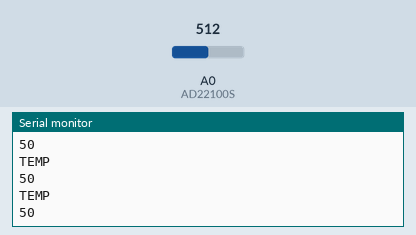
A sketch run on a simulated Arduino Uno, built with avr-gcc and run on an emulated ATmega328P. Parts: the last lines printed to the serial monitor. The test bench sets the inputs (shaded band); at power-on: A0 (AD22100S) = 512.

Above: at 1.2 s.
1.3 s: A0 (AD22100S) set to 716
At 1.49 s:
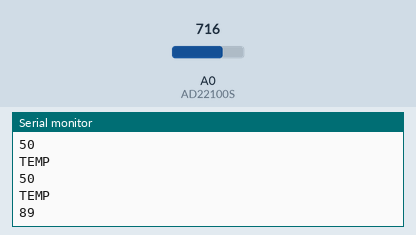
2.8 s: A0 (AD22100S) set to 900
At 2.84 s:
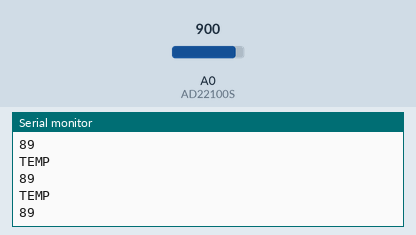
Timing chart, 0 to 5.8 s (numbered marks = the images above; inputs shaded):
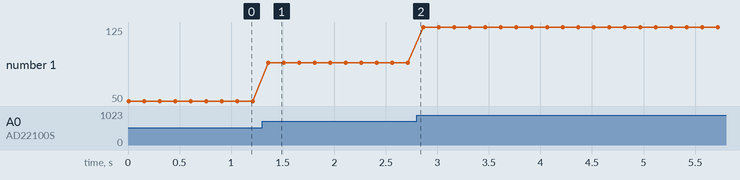

The sketch:

Temp_Sensor_AD22100s.ino
```cpp
//Temporature sensor for AD22100S
int AD22100S = 0; //define temp sensor pin
int val;
int valout;
//float cont = 23.875;
//float cont = 22.5;
float cont = 29.375;

void setup()
{
  Serial.begin(9600);//setup Serial Library at 9600 bps
}
//long result = readVcc();
void loop()
{
  //val = analogRead(AD22100S); //Reads data from the AD22100S pin
  valout = map(analogRead(AD22100S), 0, 1024, -50, 150); //maps the analogue read output range to the temperature range
  Serial.println("TEMP");
  Serial.println(valout);
 // Serial.println("Vcc");
 // Serial.println(result);
  delay(150);
}
```

Measured:
- after the input at 1.3 s, the serial monitor: prints a new line after 0.06 s (image 1)
- plotted number 1: 50 → 89 after the input at 1.3 s, 89 → 125 after the input at 2.8 s
